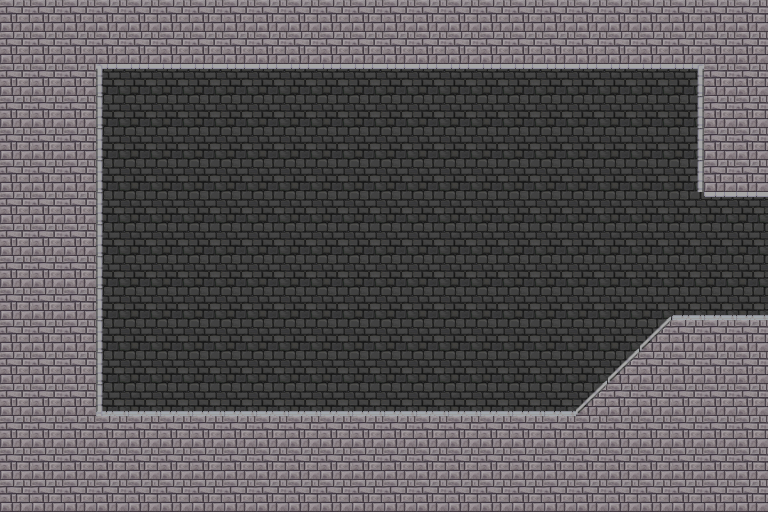

The image is a tile-based game level rendered from a .tmx file. Its description and source (layers, tilesets, objects; grid data summarised) follow:
An orthogonal 24x16 tile map with 32x32 px tiles, 3 tile layers (Слой тайлов 1, Слой тайлов 2, Fire), 5 tilesets and 1 object.

<map version="1.0" orientation="orthogonal" renderorder="right-down" width="24" height="16" tilewidth="32" tileheight="32" nextobjectid="36">
 <properties>
  <property name="Down" value="No" />
  <property name="Height" type="float" value="5.12" />
  <property name="Left" value="No" />
  <property name="Right" value="Yes" />
  <property name="Up" value="No" />
  <property name="Width" type="float" value="7.68" />
 </properties>
 <tileset firstgid="1" name="wall" tilewidth="32" tileheight="32" tilecount="1" columns="1">
  <image source="../Resources/wall.jpg" width="32" height="32" />
  <tile id="0">
   <properties>
    <property name="Height" type="float" value="5.12" />
    <property name="Width" type="float" value="10.24" />
   </properties>
  </tile>
 </tileset>
 <tileset firstgid="2" name="castle" tilewidth="32" tileheight="32" spacing="1" margin="1" tilecount="465" columns="31">
  <image source="../Resources/castle.png" width="1024" height="512" />
 </tileset>
 <tileset firstgid="467" name="Fire" tilewidth="32" tileheight="64" tilecount="32" columns="8">
  <image source="../Resources/Fire.png" width="256" height="256" />
  <tile id="0">
   <properties>
    <property name="FireFrame" value="1" />
   </properties>
  </tile>
  <tile id="1">
   <properties>
    <property name="FireFrame" value="2" />
   </properties>
  </tile>
  <tile id="2">
   <properties>
    <property name="FireFrame" value="3" />
   </properties>
  </tile>
  <tile id="3">
   <properties>
    <property name="FireFrame" value="4" />
   </properties>
  </tile>
  <tile id="4">
   <properties>
    <property name="FireFrame" value="5" />
   </properties>
  </tile>
  <tile id="5">
   <properties>
    <property name="FireFrame" value="6" />
   </properties>
  </tile>
  <tile id="6">
   <properties>
    <property name="FireFrame" value="7" />
   </properties>
  </tile>
  <tile id="7">
   <properties>
    <property name="FireFrame" value="8" />
   </properties>
  </tile>
  <tile id="8">
   <properties>
    <property name="FireFrame" value="9" />
   </properties>
  </tile>
  <tile id="9">
   <properties>
    <property name="FireFrame" value="10" />
   </properties>
  </tile>
  <tile id="10">
   <properties>
    <property name="FireFrame" value="11" />
   </properties>
  </tile>
  <tile id="11">
   <properties>
    <property name="FireFrame" value="12" />
   </properties>
  </tile>
  <tile id="12">
   <properties>
    <property name="FireFrame" value="13" />
   </properties>
  </tile>
  <tile id="13">
   <properties>
    <property name="FireFrame" value="14" />
   </properties>
  </tile>
  <tile id="14">
   <properties>
    <property name="FireFrame" value="15" />
   </properties>
  </tile>
  <tile id="15">
   <properties>
    <property name="FireFrame" value="16" />
   </properties>
  </tile>
  <tile id="16">
   <properties>
    <property name="FireFrame" value="17" />
   </properties>
  </tile>
  <tile id="17">
   <properties>
    <property name="FireFrame" value="18" />
   </properties>
  </tile>
  <tile id="18">
   <properties>
    <property name="FireFrame" value="19" />
   </properties>
  </tile>
  <tile id="19">
   <properties>
    <property name="FireFrame" value="20" />
   </properties>
  </tile>
  <tile id="20">
   <properties>
    <property name="FireFrame" value="21" />
   </properties>
  </tile>
  <tile id="21">
   <properties>
    <property name="FireFrame" value="22" />
   </properties>
  </tile>
  <tile id="22">
   <properties>
    <property name="FireFrame" value="23" />
   </properties>
  </tile>
  <tile id="23">
   <properties>
    <property name="FireFrame" value="24" />
   </properties>
  </tile>
  <tile id="24">
   <properties>
    <property name="FireFrame" value="25" />
   </properties>
  </tile>
  <tile id="25">
   <properties>
    <property name="FireFrame" value="26" />
   </properties>
  </tile>
  <tile id="26">
   <properties>
    <property name="FireFrame" value="27" />
   </properties>
  </tile>
  <tile id="27">
   <properties>
    <property name="FireFrame" value="27" />
   </properties>
  </tile>
  <tile id="28">
   <properties>
    <property name="FireFrame" value="28" />
   </properties>
  </tile>
  <tile id="29">
   <properties>
    <property name="FireFrame" value="29" />
   </properties>
  </tile>
  <tile id="30">
   <properties>
    <property name="FireFrame" value="30" />
   </properties>
  </tile>
  <tile id="31">
   <properties>
    <property name="FireFrame" value="31" />
   </properties>
  </tile>
 </tileset>
 <tileset firstgid="499" name="Torch" tilewidth="34" tileheight="60" tilecount="1" columns="1">
  <image source="../Resources/Torch.png" width="34" height="60" />
 </tileset>
 <tileset firstgid="500" name="Wall_DelbekeHannes" tilewidth="32" tileheight="32" tilecount="1" columns="1">
  <image source="../Resources/Wall_DelbekeHannes.jpeg" width="32" height="32" />
 </tileset>
 <layer name="Слой тайлов 1" width="24" height="16">
  <data>[384 cells, 384 non-empty, 1 distinct tile ids]</data>
 </layer>
 <layer name="Слой тайлов 2" width="24" height="16">
  <data>[384 cells, 206 non-empty, 6 distinct tile ids]</data>
 </layer>
 <layer name="Fire" width="24" height="16">
  <data>[384 cells, 357 non-empty, 6 distinct tile ids]</data>
 </layer>
 <objectgroup name="ground">
  <properties>
   <property name="height" type="float" value="0" />
  </properties>
  <object id="35" x="96" y="416">
   <polyline points="0,0 0,-352 608,-352 608,-224 768,-224 768,-96 576,-96 480,0 0,0" />
  </object>
 </objectgroup>
</map>
